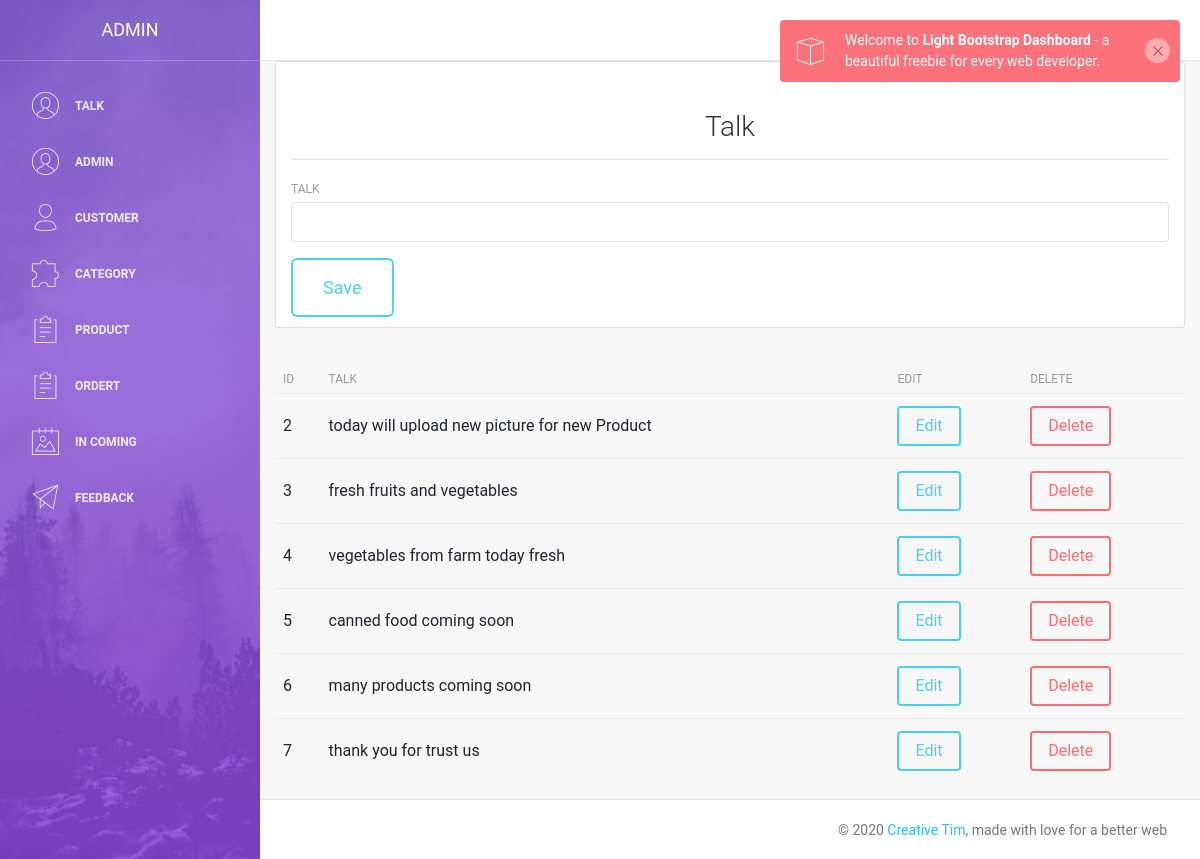
/admin/examples/talk.php (signed in), run on the app's committed database.
### tables this page shows
CREATE TABLE `notification` (
  `no_id` int(3) NOT NULL,
  `no_talk` text NOT NULL
);

### admin/examples/talk.php (the view, shortened to what this page needs)
<?php
	include('includes/header.php');
?>
    <div class="main-content">
        <div class="section__content section__content--p30">
            <div class="container-fluid">
                <div class="row">
                    <div class="col-lg-12">
                        <div class="card">
                            <div class="card-header"></div>
                            <div class="card-body">
                                <div class="card-title">
                                    <h3 class="text-center title-2">Talk</h3>
                                </div>
                                <hr>
                                <form action="" method="post">
                                    <div class="form-group">
                                        <label for="cc-payment" class="control-label mb-1">Talk</label>
                                        <input name="no_talk" type="text" class="form-control">
                                    </div>
                                    <div>
                                        <button id="payment-button" type="submit" name="submit" class="btn btn-lg btn-info">Save</button>
                                    </div>
                                </form>
                            </div>
                        </div>
                    </div>
                </div>
                <div class="row m-t-30">
                    <div class="col-md-12">
                        <div class="table-responsive m-b-40">
                            <table class="table table-borderless table-data3">
                                <thead>
                                    <tr>
                                        <th>ID</th>
                                        <th>Talk</th>
                                        <th>Edit</th>
                                        <th>Delete</th>
                                    </tr>
                                </thead>
                                <tbody>
                                    <?php
                                        $query  = "select * from notification";
                                        $result = mysqli_query($conn , $query);
                                        while ($talk = mysqli_fetch_assoc($result))
                                        {
                                        	echo "<tr>";
                                            	echo "<td>{$talk['no_id']}</td>";
                                            	echo "<td>{$talk['no_talk']}</td>";
                                            	echo "<td><button class='edit btn btn-info' data-id='{$talk['no_id']}' data-talk='{$talk['no_talk']}'>Edit</button></td>";
                                            	echo "<td><a href='delete_talk.php ? id={$talk['no_id']}' class='btn btn-danger'>Delete</td>";
                                        	echo "</tr>";
                                        		}
                                        	?>
                                </tbody>
                            </table>
                        </div>
                    </div>
                </div>
            </div>
        </div>
    </div>
<?php include('includes/footer.php');?>

### data on the page
notification: no_id "2", no_talk "today will upload new picture for new Product"
notification: no_id "3", no_talk "fresh fruits and vegetables"
notification: no_id "4", no_talk "vegetables from farm today fresh"
notification: no_id "5", no_talk "canned food coming soon"
notification: no_id "6", no_talk "many products coming soon"
notification: no_id "7", no_talk "thank you for trust us"
